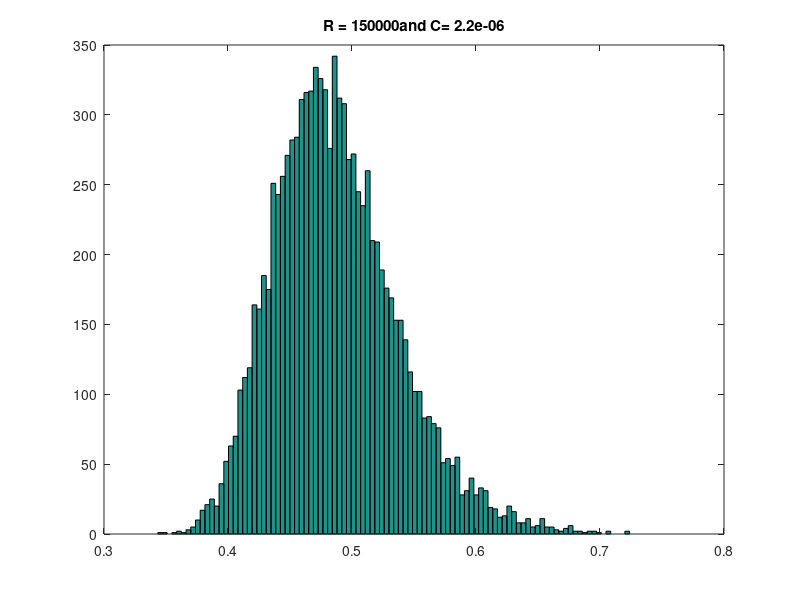
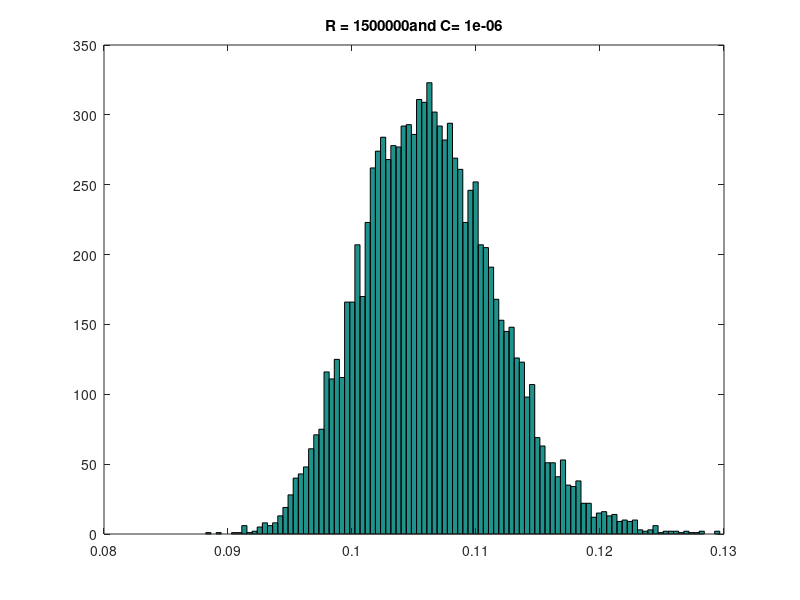

Write the MATLAB code that produced these figures, in order.
R=150000;
C=2.2e-6;
Rv= R * (1+ 0.01*randn(10000,1));
Cv= C * (1+ 0.1*randn(10000,1));


Fc= 1./(2*pi*Rv.*Cv);

mean(Fc)
std(Fc)

figure; hist(Fc,100)
title(['R = ' num2str(R) 'and C= ' num2str(C)]);


R=1.5e6;
C=1e-6;
Rv= R * (1+ 0.001*randn(10000,1));
Cv= C * (1+ 0.05*randn(10000,1));

Fc= 1./(2*pi*Rv.*Cv);


mean(Fc)
std(Fc)

figure; hist(Fc,100)
title(['R = ' num2str(R) 'and C= ' num2str(C)]);